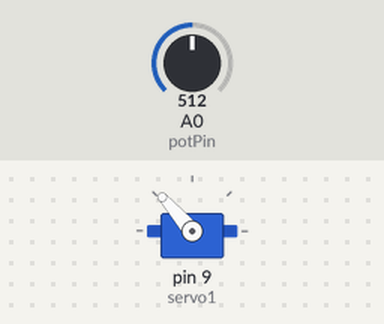
A sketch run on a simulated Arduino Uno, built with avr-gcc and run on an emulated ATmega328P. Parts: servo. The test bench sets the inputs (shaded band); at power-on: A0 (potPin) = 512.

Above: at 1.2 s.
1.3 s: A0 (potPin) set to 716
At 1.7 s:
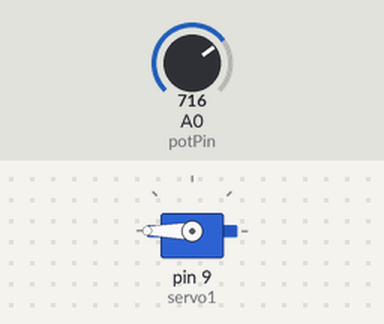
2.8 s: A0 (potPin) set to 306
At 3.3 s:
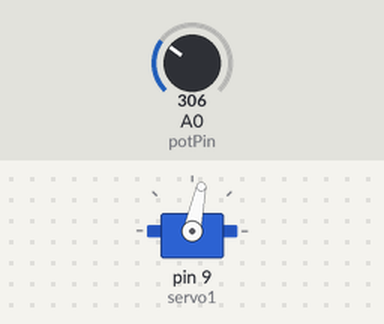
4.3 s: A0 (potPin) set to 122
At 4.9 s:
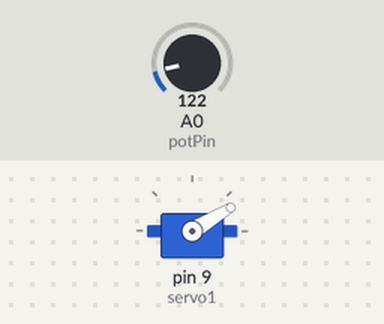
5.8 s: A0 (potPin) set to 0
At 6.5 s:
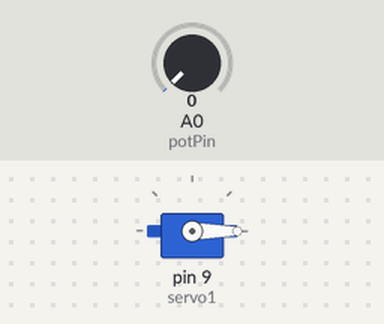
7.3 s: A0 (potPin) set to 511
At 8.1 s:
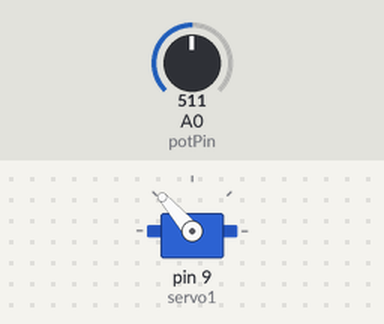
8.8 s: A0 (potPin) set to 900
At 9.6 s:
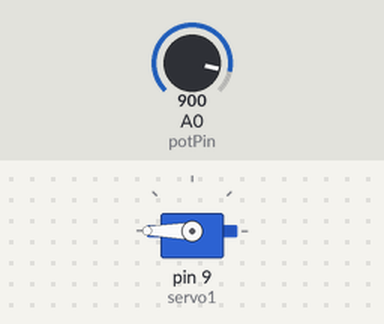
Timing chart, 0 to 11.3 s (numbered marks = the images above; inputs shaded):
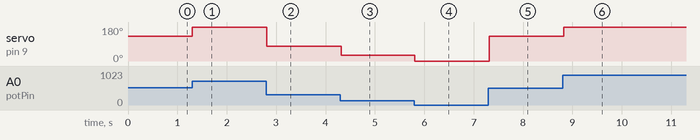

Measured:
- after the input at 1.3 s, servo on pin 9 (servo1): 131° → 180° at once
- after the input at 2.8 s, servo on pin 9 (servo1): 180° → 78° at once
- after the input at 4.3 s, servo on pin 9 (servo1): 78° → 31° at once
- after the input at 5.8 s, servo on pin 9 (servo1): 31° → 0° at once
- after the input at 7.3 s, servo on pin 9 (servo1): 0° → 131° at once
- after the input at 8.8 s, servo on pin 9 (servo1): 131° → 180° at once

The sketch:

servo_656795dc-10f4-474b-abc4-978510c74670.ino
```cpp
#include<Servo.h>


int servo1 = 9;
int potPin = A0;
int potValue = 0;

Servo servo;
int angulo = 0;


void setup() {
  servo.attach(servo1);

}

void loop() {

    potValue =analogRead(potPin);
    angulo = map(potValue, 0, 700, 0, 180);
    servo.write(angulo);
    delay(30);


}
```
